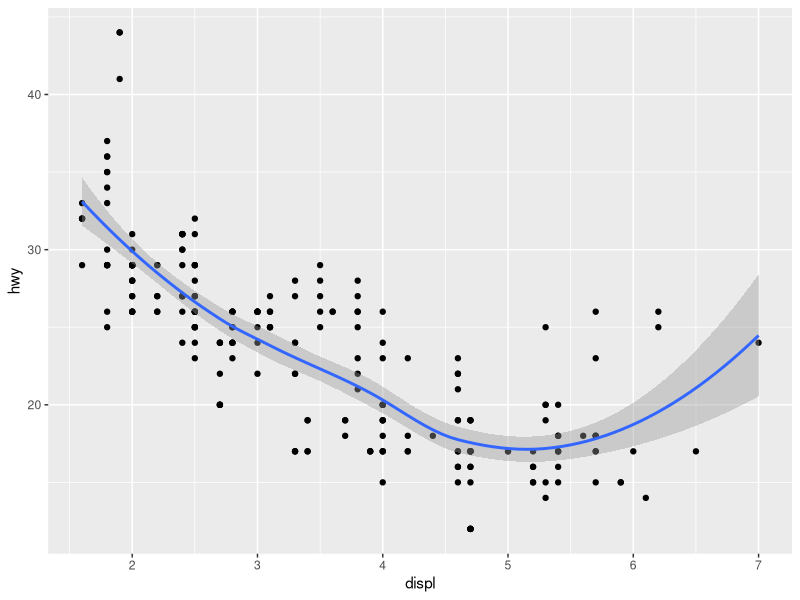
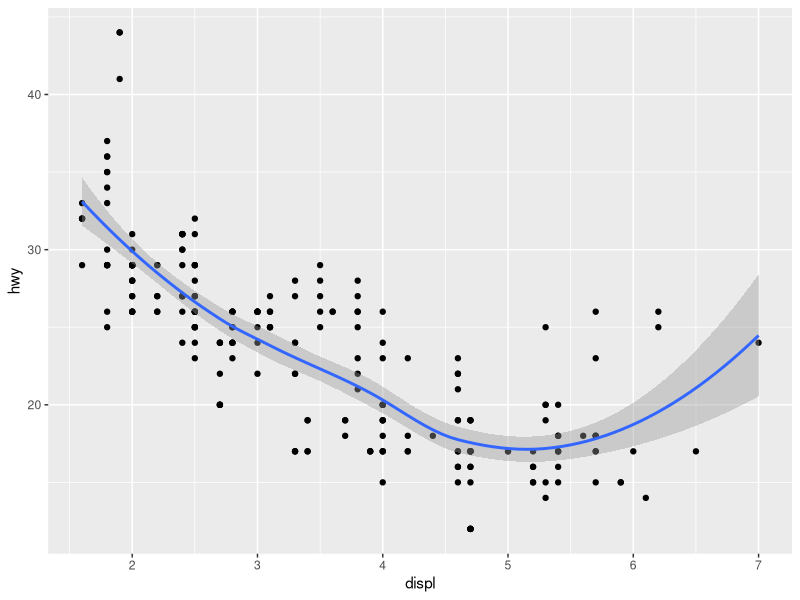
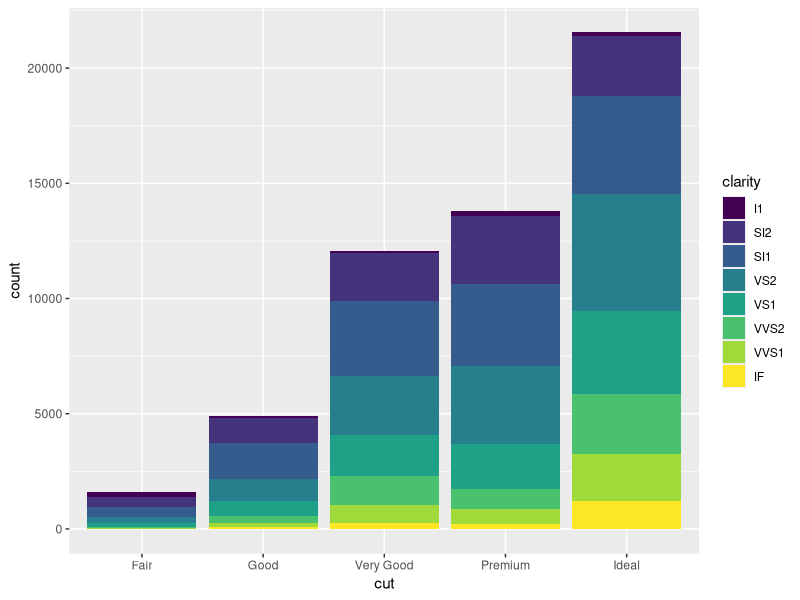

Recreate these plots in R, in order.
## ---- chunk 1
library(tidyverse)
## ---- chunk 2
ggplot(data = mpg, mapping = aes(x = displ, y = hwy)) + 
  geom_point() + 
  geom_smooth()

ggplot() + 
  geom_point(data = mpg, mapping = aes(x = displ, y = hwy)) + 
  geom_smooth(data = mpg, mapping = aes(x = displ, y = hwy))
## ---- chunk 3
?geom_bar
## ---- chunk 4
ggplot(data = diamonds) + 
  geom_bar(mapping = aes(x = cut, fill = clarity))
